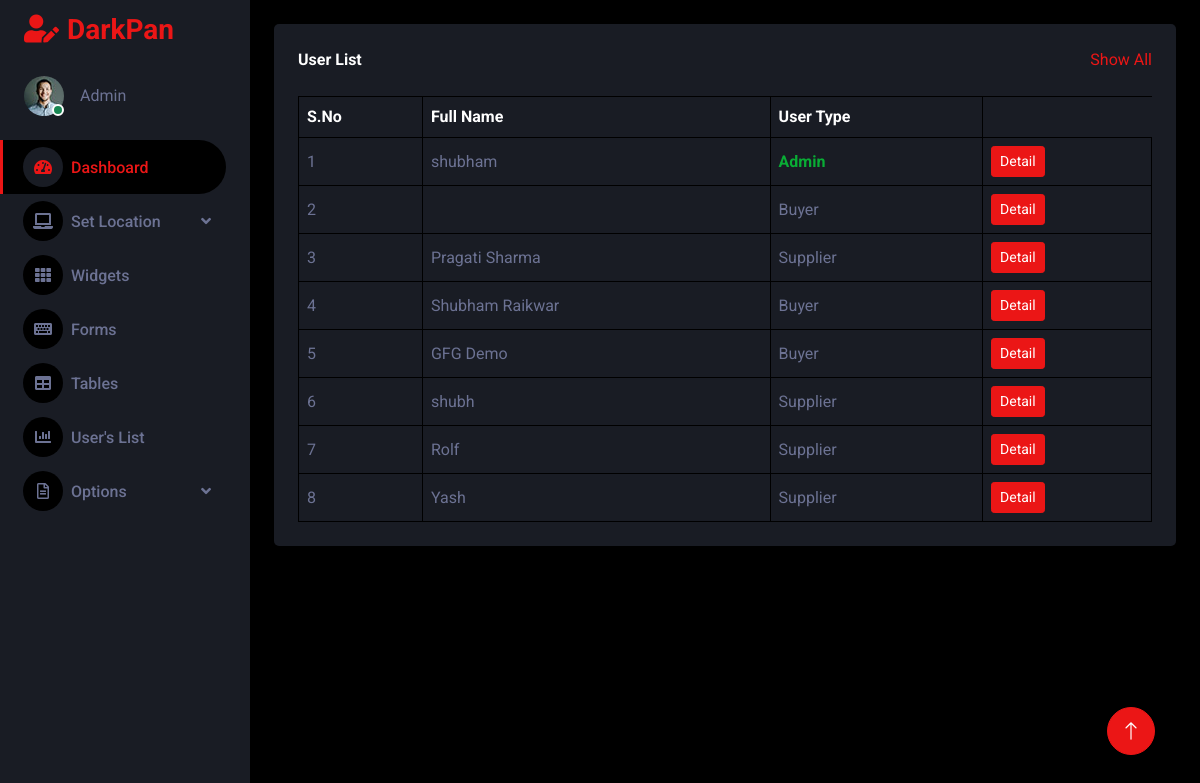
Screenshot of /admin-app/user/ with the database file from the repository.
### accounts/models.py (models this page shows)
class User(AbstractUser):
    is_admin = models.BooleanField(default=False)
    is_supplier = models.BooleanField(default=False)
    address = models.TextField(max_length=500)
    qualification = models.CharField(max_length=100)
    looking_for = models.CharField(max_length=100)
    country = models.CharField(max_length=100)
    state = models.CharField(max_length=100)
    display_picture = models.ImageField(upload_to='dp', blank=True, null=True)
    bg_picture = models.ImageField(upload_to='background', blank=True, null=True)
    contact_no = models.CharField(max_length=12)
    company_name = models.CharField(max_length=100)
    courses = models.CharField(max_length=100)
    office_email = models.CharField(max_length=200)
    off_phone_no = models.CharField(max_length=12)
    upload_resume = models.FileField(upload_to='documents', blank=True, null=True)
    follower = models.ManyToManyField("Follow")

### MyAdmin/views.py (the view)
# urls.py: path('user/', views.User_list, name='user'),
def User_list(request):
    user = User.objects.all()
    return render(request, "admin/users.html", {'user':user})

### templates/admin/users.html (shortened to what this page needs)
{% extends 'admin/dashboard.html' %}
     {% block content %}
            <div class="content">
            <div class="container-fluid pt-4 px-4">
                <div class="bg-secondary text-center rounded p-4">
                    <div class="d-flex align-items-center justify-content-between mb-4">
                        <h6 class="mb-0">User List</h6>
                        <a href="">Show All</a>
                    </div>
                    <div class="table-responsive">
                        <table class="table text-start align-middle table-bordered table-hover mb-0">
                            <thead>
                                <tr class="text-white">
                                    <th scope="col">S.No</th>
                                    <th scope="col">Full Name</th>
                                    <th scope="col">User Type</th>
                                </tr>
                            </thead>
                            <tbody>
                                {% for name in user%}
                                <tr>
                                    <td>{{forloop.counter}}</td>
                                    <td>{{ name.first_name }}</td>
                                    <td>
                                        {% if name.is_staff == 1 %}
                                        Buyer
                                        {% elif name.is_supplier == 1 %}
                                        Supplier
                                        {% elif name.is_admin == 1 %}
                                        <b style="color: rgb(9, 173, 53);">Admin</b>
                                      {% endif %}
                                    </td>
                                    <td><a class="btn btn-sm btn-primary" href="">Detail</a></td>
                                </tr>
                               {% endfor %}
                            </tbody>
                        </table>
                    </div>
                </div>
            </div>
                </div>
            </div>
{% endblock content %}

### static/css/style.css (style rules this page uses)
:root { --primary: #EB1616; --secondary: #191C24; --light: #6C7293; --dark: #000000; }
.btn { transition: .5s; }
.content { margin-left: 250px; min-height: 100vh; background: var(--dark); transition: 0.5s; }
@media (min-width: 992px) { .content { width: calc(100% - 250px); } }
* { margin: 0px; padding: 0px; box-sizing: border-box; }
body { font-family: "Roboto", sans-serif; background: #f0f2f7; }

### rows the page displays
User: first_name "shubham", is_staff "Admin"
User: is_staff "Buyer"
User: first_name "Pragati Sharma", is_staff "Supplier"
User: first_name "Shubham Raikwar", is_staff "Buyer"
User: first_name "GFG Demo", is_staff "Buyer"
User: first_name "shubh", is_staff "Supplier"
User: first_name "Rolf", is_staff "Supplier"
User: first_name "Yash", is_staff "Supplier"
